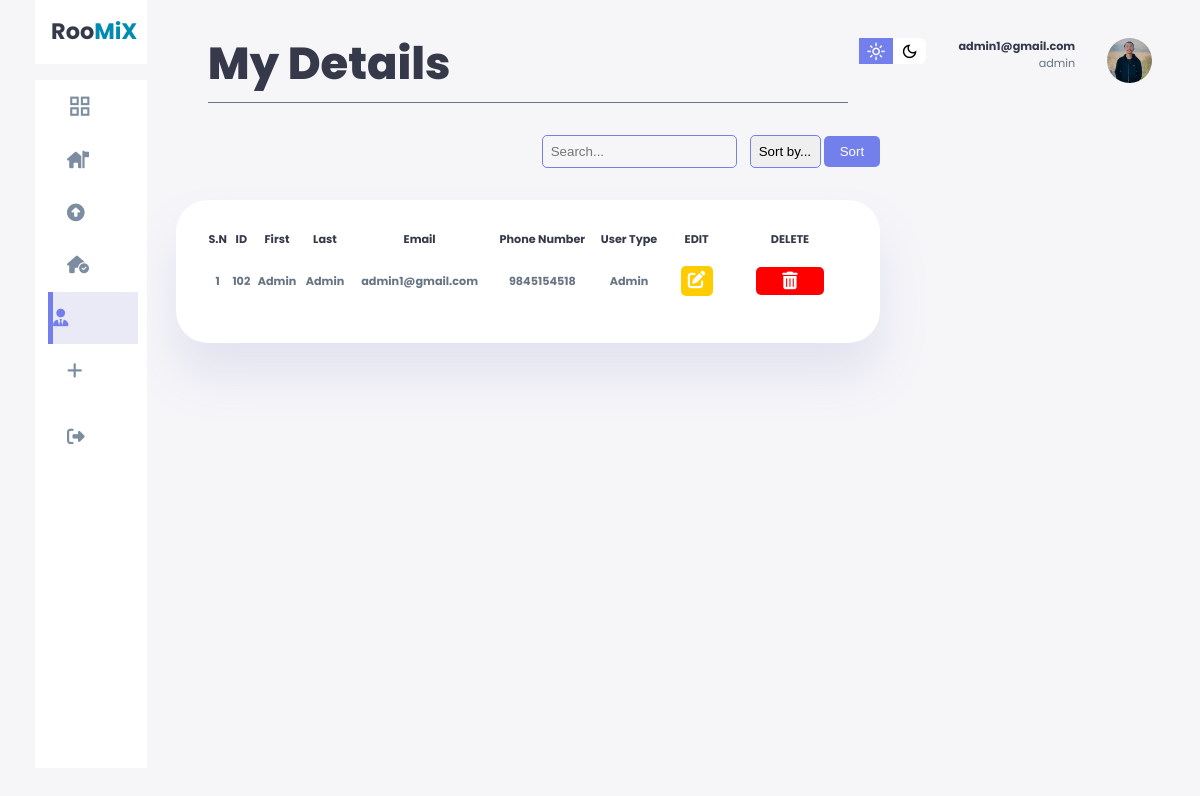
Screenshot of /landlordAdmin/userDetail.php (signed in) with the database file from the repository.
### tables this page shows
CREATE TABLE `user` (
  `id` int(6) UNSIGNED NOT NULL,
  `fname` varchar(30) NOT NULL,
  `lname` varchar(30) NOT NULL,
  `email` varchar(50) NOT NULL,
  `phone` varchar(15) NOT NULL,
  `password` varchar(255) NOT NULL,
  `userType` varchar(50) NOT NULL
);

### landlordAdmin/userDetail.php (the view, shortened to what this page needs)
<!DOCTYPE html>
<html lang="en">
<?php
require '../includes/dbConnect.php'; ?>
<head>
    <link rel="stylesheet" href="https://cdnjs.cloudflare.com/ajax/libs/font-awesome/5.15.4/css/all.min.css" />
    <link rel="stylesheet" href="https://cdnjs.cloudflare.com/ajax/libs/font-awesome/6.5.1/css/all.min.css">
    <link rel="stylesheet" href="style.css">
    <link rel="stylesheet" href="search&pagination.css">
</head>
<body style="margin-top:-1.5rem">
    <nav>
        <div class="right">
            <div class="top">
                <div class="theme-toggler">
                    <span class="material-symbols-sharp active">light_mode</span>
                    <span class="material-symbols-sharp">dark_mode</span>
                </div>
                <div class="profile">
                    <div class="info">
                        <p><b><?php echo $_SESSION["user"] ?></b></p>
                        <p><?php echo $_SESSION["userType"] ?></p>
                    </div>
                    <div class="profile-photo">
                        <img src="./images/yujan.jpg" alt="" />
                    </div>
                </div>
            </div>
        </div>
    </nav>
    <div class="container">
        <aside>
            <div class="top">
                <a href="index.php">
                    <div class="logo">
                        <h2>Roo<span class="danger">MiX</span> </h2>
                    </div>
                </a>
            </div>
            <div class="sidebar">
                <a href="index.php">
                    <span class="material-symbols-sharp">grid_view </span>
                </a>
                <a href="myProerty.php">
                    <i class="fa-solid fa-house-flag"></i>
                </a>
                <a href="rentRequest.php">
                    <i class="fa-solid fa-arrow-alt-circle-up"></i>
                </a>
                <a href="soldProperties.php">
                    <i class="fa-solid fa-house-circle-check"></i>
                </a>
                <a href="userDetail.php" class="active">
                    <i class="fa-solid fa-user-tie"></i>
                </a>
                <a href="addProperties.php">
                    <i class="fa-solid fa-plus"></i>
                </a>
                <a href="../clientAfterLogin/index.php" name="submit">
                    <i class="fa-solid fa-right-from-bracket"></i>
                </a>
            </div>
        </aside>
        <main>
            <h1 class="dashboard-heading">My Details</h1>
            <div class="search-sort">
                <form action="" method="POST">
                    <input type="text" id="searchInput" name="search" placeholder="Search...">
                    <select id="sortSelect" name="sort_alphabet">
                        <option value="">Sort by...</option>
                    </select>
                    <button type="submit" id="applyButton">Sort</button>
                </form>
            </div>
            <?php
            $records_per_page = 5;
            if (isset($_GET['page']) && is_numeric($_GET['page'])) {
                $page = $_GET['page'];
            } else {
                $page = 1;
            }
            $offset = ($page - 1) * $records_per_page;
            $sort_order = 'ASC';
            $register_query = "SELECT * FROM user WHERE id = {$_SESSION['id']}";
            $register_query .= " ORDER BY fname $sort_order LIMIT $offset, $records_per_page";
            $register_run = mysqli_query($conn, $register_query);
            ?>
            <div class="p-table">
                <table class="custom-table">
                    <thead>
                        <tr>
                            <td>S.N</td>
                            <td>ID</td>
                            <td>First</td>
                            <td>Last</td>
                            <td>Email</td>
                            <td>Phone Number</td>
                            <td>User Type</td>
                            <td class="text-center">EDIT</td>
                            <td class="text-center">DELETE</td>
                        </tr>
                    </thead>
                    <tbody>
                        <?php
                        $serial_number = ($page - 1) * $records_per_page + 1;
                        while ($reg_row = mysqli_fetch_array($register_run)) {
                        ?>
                            <tr>
                                <td><?php echo $serial_number++; ?></td>
                                <td><?php echo $reg_row['id']; ?></td>
                                <td><?php echo $reg_row['fname']; ?></td>
                                <td><?php echo $reg_row['lname']; ?></td>
                                <td><?php echo $reg_row['email']; ?></td>
                                <td><?php echo $reg_row['phone']; ?></td>
                                <td>Admin</td>
                                <td class="text-center">
                                    <a href="editProfile.php?id=<?php echo $reg_row['id']; ?>" class="custom-link edit-icon" style="background-color: #ffcc00;"><i class="fas fa-edit"></i></a>
                                </td>
                                <td class="text-center">
                                    <form action="../control/user.php" method="POST">
                                        <button type="submit" name="register_delete_btn" class="custom-link delete-icon"><i class="fas fa-trash-alt"></i></button>
                                    </form>
                                </td>
                            </tr>
                        <?php } ?>
                    </tbody>
                </table>
            </div>
        </main>
</body>
</html>

### landlordAdmin/style.css (style rules this page uses)
:root { --clr-primary: #7380ec; --clr-danger: #ff7782; --clr-success: #41f1b6; --clr-white: #fff; --clr-info-dark: #7d8da1; --clr-info-light: #dce1eb; --clr-dark: #363949; --clr-warnig: #cb20a9; --clr-light: rgba(132, 139, 200, 0.18); --clr-primary-variant: #111e88; --clr-primary-msg: #070d38; --clr-dark-variant: #677483; --clr-color-background: #f6f6f9; --card-border-radius: 2rem; --border-radius-1: 0.4rem; --border-radius-2: 0.8rem; --border-radius-3: 1.2rem; --card-padding: 1.8rem; --padding-1: 1.2rem; --box-shadow: 0 2rem 3rem var(--clr-light); }
* { margin: 0; padding: 0; box-sizing: border-box; border: 0; text-decoration: none; list-style: none; appearance: none; }
body { width: 100vw; height: 100vh; font-size: .7rem; user-select: none; overflow-x: hidden; background: var(--clr-color-background); font-family: 'Poppins', sans-serif; padding-right: 2rem; }
.container { display: grid; width: 96%; gap: 1.8rem; grid-template-columns: 14rem auto ; margin: 0 auto; }
a { color: var(--clr-dark); }
h1 { font-weight: 800; font-size: 2.8rem; }
h2 { font-size: 1.4rem; }
.profile-photo img { width: 2.8rem; height: 2.8rem; overflow: hidden; border-radius: 50%; }
p { color: var(--clr-dark-variant); }
b { color: var(--clr-dark); }
.danger { color: rgb(0, 139, 177); }
i { font-size: 1.1rem; transition: all .3s ease-in-out; }
nav { display: flex; }
aside { height: 100vh; }
aside .top { background: var(--clr-white); display: flex; align-items: center; justify-content: space-between; margin-top: 1.4rem; padding: 1rem; }
aside .sidebar { background: var(--clr-white); display: flex; flex-direction: column; height: 86vh; position: relative; top: 1rem; }
aside .sidebar a { display: flex; color: var(--clr-info-dark); margin-left: 2rem; gap: 1rem; align-items: center; height: 3.3rem; transition: all .1s ease; }
aside .sidebar a span { font-size: 1.6rem; transition: all .3s ease-in-out; }
aside .sidebar a:last-child { position: absolute; bottom: 1rem; width: 100%; }
aside .sidebar a.active { background-color: var(--clr-light); color: var(--clr-primary); margin-left: 0; border-left: 5px solid var(--clr-primary); margin-left: calc(1rem - 3px); }
main { margin-top: 1.4rem; width: auto; }
.dashboard-heading { border-bottom: 1.5px solid var(--clr-dark-variant); padding-bottom: 5px; margin: 2rem; }
main input { background-color: transparent; border: 0; outline: 0; color: var(--clr-dark); }
main h1 { color: var(--clr-dark); }
main .p-table { margin-top: 2rem; }
main .p-table table { background: var(--clr-white); width: 100%; border-radius: var(--card-border-radius); padding: var(--card-padding); text-align: center; box-shadow: var(--box-shadow); transition: all .3s ease; color: var(--clr-dark); }
main table tbody td { height: 3.8rem; border-bottom: 1px solid var(--clr-white); color:var(--clr-dark-variant) }
main table tbody tr:last-child td { border: none; }
main .p-table a { text-align: center; display: block; margin: 1rem; }
.custom-table { background: var(--clr-white); width: 100%; border-radius: var(--card-border-radius); padding: var(--card-padding); text-align: center; box-shadow: var(--box-shadow); transition: all .3s ease; color: var(--clr-dark); }
.custom-table { font-weight: bold; color: var(--clr-dark); background-color: #f8fafc; padding: 2rem; }
.custom-link { display: block; text-align: center; margin: 1rem; }
nav { display: flex; justify-content: right; position: absolute; top: 1rem; right: 3rem; }
.right { margin-top: 1.4rem; display: flex; flex-direction: column; justify-content: right; }
.right .top { display: flex; justify-content: start; gap: 2rem; }
.right .theme-toggler { background: var(--clr-white); display: flex; justify-content: space-between; height: 1.6rem; width: 4.2rem; cursor: pointer; border-radius: var(--border-radius-1); }
.right .theme-toggler span { font-size: 1.2rem; width: 50%; height: 100%; display: flex; align-items: center; justify-content: center; }
.right .theme-toggler span.active { background: var(--clr-primary); color: #fff; }
.right .top .profile { display: flex; gap: 2rem; text-align: right; }
@media screen and (max-width:1200px) { .container { width: 94%; grid-template-columns: 7rem auto 14rem; } }
@media screen and (max-width:1200px) { aside .sidebar a { width: 5.6rem; } }
@media screen and (max-width:1200px) { aside .sidebar a:last-child { position: relative; margin-top: 1.8rem; } }

### rows the page displays
user: id "102", fname "Admin", lname "Admin", email "admin1@gmail.com", phone "9845154518"

### other values shown
$_SESSION["user"] "admin1@gmail.com"
$_SESSION["userType"] "admin"
